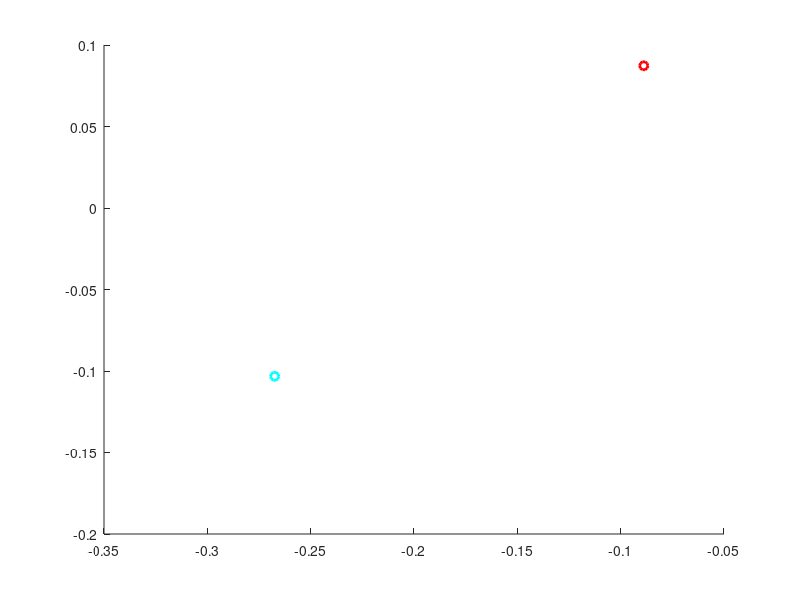

Reproduce this figure in MATLAB. (Note: this script raises an error after producing the figure.)
clear
close all
clc

Number_of_cases = 4;

seed= 2;
rng(seed);

for j = 1 : Number_of_cases

figure()

%if j==1
%    title('Number of particles = 20')
%elseif j==2
%    title('Number of particles = 40')
%else
%    title('Number of particles = 80')
%end

hold on

number_of_particles = 10*2^j;

rotation = [cos(pi/4),-sin(pi/4);sin(pi/4),cos(pi/4)];
sigma =rotation*[1,0;0,0.1]*rotation';
true_mean = [0;0];

Prior_State = mvnrnd(true_mean,sigma,number_of_particles);

sampled_mean = [mean(Prior_State(:,1)), mean(Prior_State(:,2))];
plot(sampled_mean(1),sampled_mean(2),'ro','LineWidth',2)

particle_weights = inf * ones(number_of_particles,1);

for i = 1 : number_of_particles
    particle_weights(i) = exp(-0.5*((sampled_mean-Prior_State(i,:))/sigma*(sampled_mean-Prior_State(i,:))'));
end

weighted_mean = (Prior_State'*particle_weights/sum(particle_weights))';
plot(weighted_mean(1),weighted_mean(2),'co','LineWidth',2)

%shifted_mean = [5;3];

%mean_shift = ones( size(Prior_State) );
%mean_shift(:,1) = mean_shift(:,1)*shifted_mean(1);
%mean_shift(:,2) = mean_shift(:,2)*shifted_mean(2);

%Prior_State_shifted = mean_shift + Prior_State;

error_ellipse(sigma,[mean(Prior_State(:,1)),mean(Prior_State(:,2))],0.394,'style','b-')
error_ellipse(sigma,[mean(Prior_State(:,1)),mean(Prior_State(:,2))],0.865,'style','b-')
error_ellipse(sigma,[mean(Prior_State(:,1)),mean(Prior_State(:,2))],0.989,'style','b-')
%error_ellipse(sigma,[mean(Prior_State_shifted(:,1)),mean(Prior_State_shifted(:,2))],0.394,'style','r-')
%error_ellipse(sigma,[mean(Prior_State_shifted(:,1)),mean(Prior_State_shifted(:,2))],0.865,'style','r-')
%error_ellipse(sigma,[mean(Prior_State_shifted(:,1)),mean(Prior_State_shifted(:,2))],0.989,'style','r-')

plot(Prior_State(:,1),Prior_State(:,2),'b.','LineWidth',1)
%plot(Prior_State_shifted(:,1),Prior_State_shifted(:,2),'r*','LineWidth',1)

%plot(true_mean(1),true_mean(2),'o','Color',[0, 0.4470, 0.7410],'LineWidth',4)

legend('Sampled mean','Weighted mean')

title(['Number of particles = ', num2str(number_of_particles), ', RMS = ',num2str(rms(weighted_mean-sampled_mean))])

%plot(shifted_mean(1),shifted_mean(2),'o','Color',[0.8500, 0.3250, 0.0980],'LineWidth',4)
%plot(mean(Prior_State_shifted(:,1)),mean(Prior_State_shifted(:,2)),'ro','LineWidth',2)

%axis equal
grid on
xlim([-3,3]);ylim([-3,3]);

end

%figure()

%diff_sample_mean_and_weighted_mwan